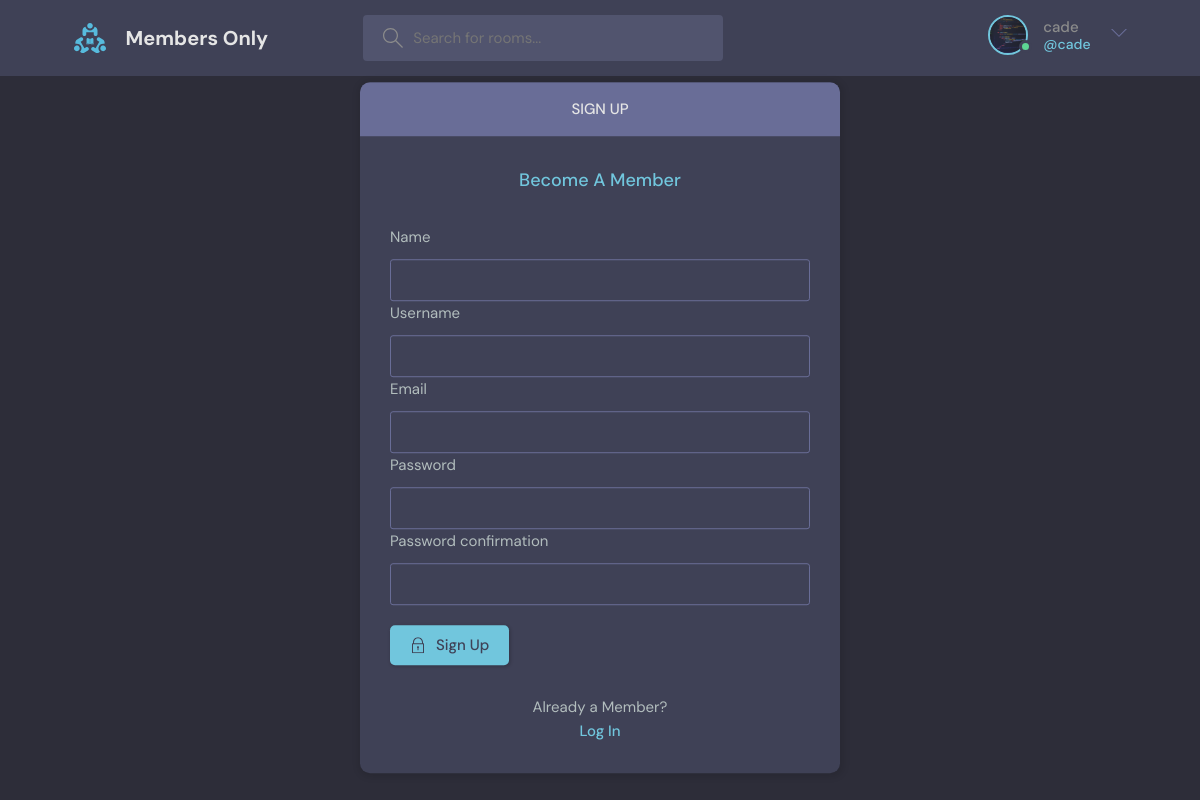
Page /register/ (signed in) on the committed database.
### base/models.py (models this page shows)
class User(AbstractUser):
    name = models.CharField(max_length=200, null=True)
    email = models.EmailField(unique=True, null=True)
    bio = models.TextField(null=True)
    avatar = models.ImageField(null=True, default="avatar.svg")
    USERNAME_FIELD = 'email'
    REQUIRED_FIELDS = []

### base/views.py (the view, shortened to what this page needs)
# urls.py: path('register/', views.registerPage, name='register'),
def registerPage(request):
    form = MyUserCreationForm()
    context = {'form':form}
    return render(request, 'base/signup.html', context)

### base/forms.py
class MyUserCreationForm(UserCreationForm):
    class Meta:
        model = User
        fields = [ 'name', 'username', 'email', 'password1', 'password2']

### base/templates/base/signup.html (shortened to what this page needs)
{% extends 'main.html' %}
    {% block content %}
    <main class="auth layout">
      <div class="container">
        <div class="layout__box">
          <div class="layout__boxHeader">
            <div class="layout__boxTitle">
              <h3>Sign up</h3>
            </div>
          </div>
          <div class="layout__body">
            <h2 class="auth__tagline">Become A Member</h2>
            <form class="form"  method="POST" action="">
                {% for field in form %}
              <div class="form__group form__group">
                <label for="fullname">{{field.label}}</label>
               {{field}}
              {% endfor %}
              </div>
              <button class="btn btn--main" type="submit">
                Sign Up
              </button>
            </form>
            <div class="auth__action">
              <p>Already a Member?</p>
              <a href="{% url 'login' %}" class="btn btn--link">Log In</a>
            </div>
          </div>
        </div>
      </div>
    </main>
 {% endblock %}

### templates/navbar.html (shortened to what this page needs)
{% load static %}
 <header class="header header--loggedIn">
    <div class="container">
      <a href="{% url 'home' %}" class="header__logo">
        <img src="{% static 'images/logo.svg' %}" />
        <h1>Members Only</h1>
      </a>
      <form class="header__search" method="GET" action="{% url 'home' %}">
        <label>
          <input placeholder="Search for rooms..." name="query" />
        </label>
      </form>
      <nav class="header__menu">
        {%  if request.user.is_authenticated %}
        <div class="header__user">
          <a href="{% url 'user-profile' user.id %}">
            <div class="avatar avatar--medium active">
              <img src="{{request.user.avatar.url}}" />
            </div>
            <p>{{request.user.username}} <span>@{{request.user.username}}</span></p>
          </a>
          <button class="dropdown-button">
            <svg version="1.1" xmlns="http://www.w3.org/2000/svg" width="32" height="32" viewBox="0 0 32 32">
              <title>chevron-down</title>
              <path d="M16 21l-13-13h-3l16 16 16-16h-3l-13 13z"></path>
            </svg>
          </button>
        </div>
        {% endif %}
      </nav>
    </div>
  </header>
<body>

### rows in the picture
User: user.avatar (picture), user.username "cade"

### other values in the picture
{{ field.label }} "Name" "Username" "Email" "Password" "Password confirmation"
